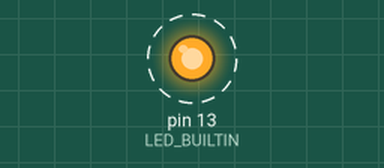
This sketch was run on a simulated Arduino Uno, built with avr-gcc and run on an emulated ATmega328P. On the bench: output pins drawn as LEDs (lit = HIGH). Dashed ring = blinking. What the sketch prints to the serial monitor is not drawn.

Above: at 0.2 s.
Timing chart, 0 to 3.0 s (numbered marks = the images above):
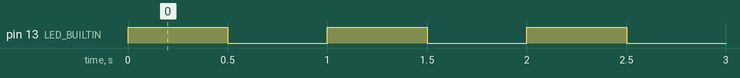

Measured:
- by itself, pin 13 (LED_BUILTIN): alternates HIGH for 0.50 s and LOW for 0.50 s

The sketch:

lab1.ino
```cpp
// C++ code
//
int i;
void setup()
{
  Serial.begin(9600);
  pinMode(LED_BUILTIN, OUTPUT);
}

void loop()
{
  for (i = 0; i<10 ; i++)
  {
    Serial.println("Value of iteration: " + String(i));
    digitalWrite(LED_BUILTIN, true);
    delay(500);
    digitalWrite(LED_BUILTIN, false);
    delay(500);
  }
}
```
